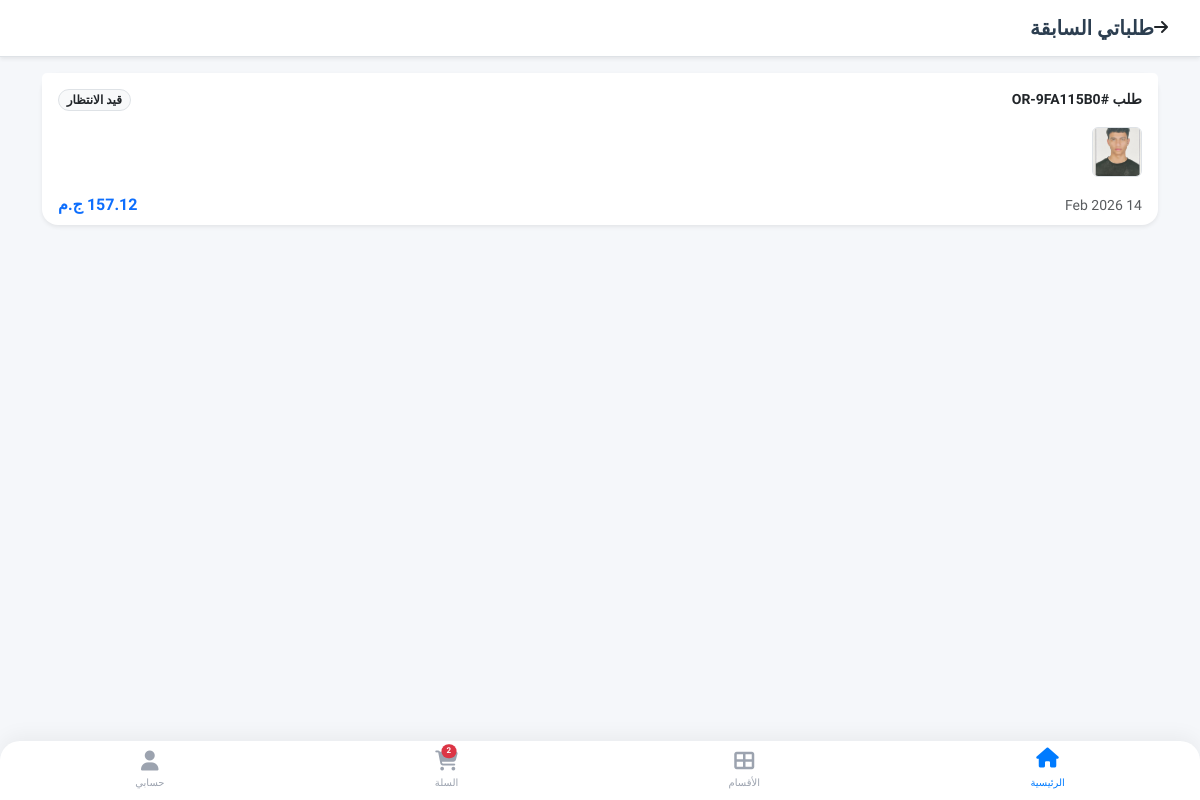
Before: /my-orders/ (signed in) with the older database file.
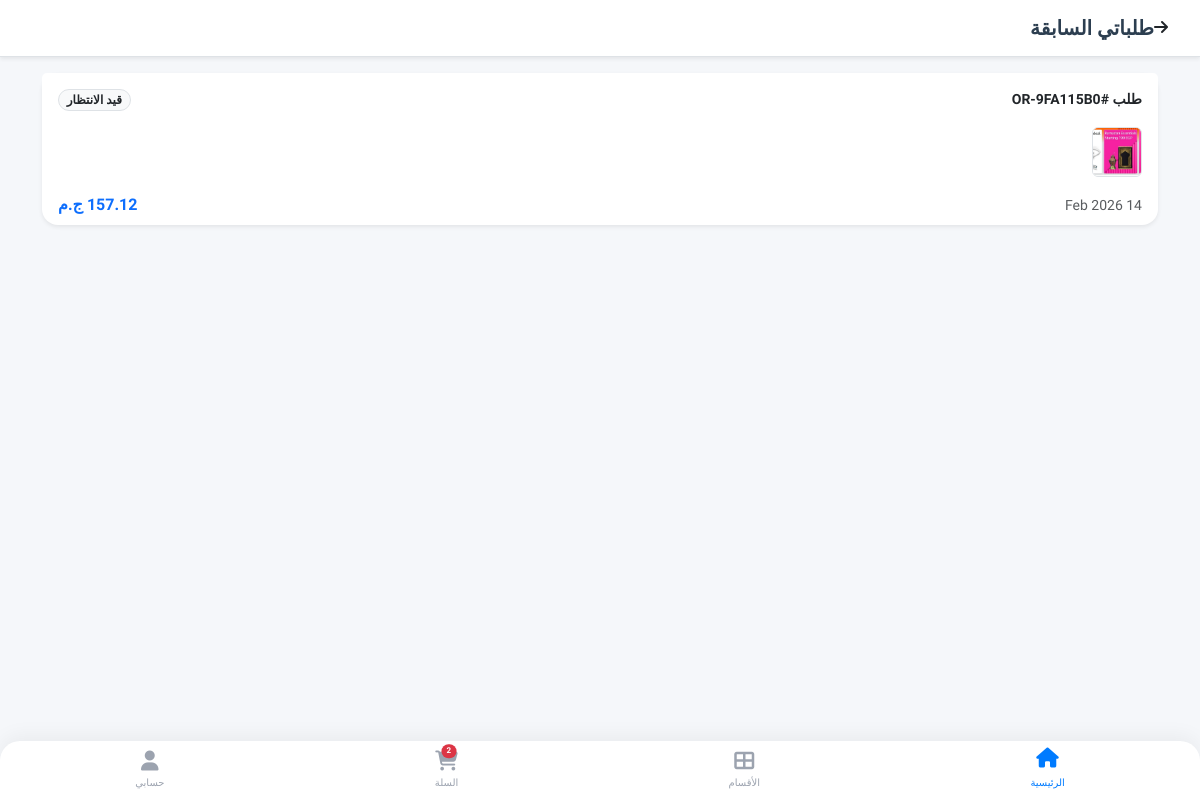
After: the same page with the newer database file.
### store/models.py (models this page shows, shortened)
class OrderItem(models.Model):
    order = models.ForeignKey(Order, on_delete=models.CASCADE, related_name='items')
    product_size = models.ForeignKey(ProductSize, on_delete=models.PROTECT, verbose_name="المنتج (المقاس)")
    quantity = models.PositiveIntegerField(default=1, verbose_name="الكمية")
    commission = models.DecimalField(max_digits=10, decimal_places=2, default=0.00, verbose_name="عمولة المنصة")
    price_at_purchase = models.DecimalField(max_digits=10, decimal_places=2, verbose_name="السعر وقت الشراء", blank=True, null=True)
    merchant = models.ForeignKey(MerchantProfile, on_delete=models.PROTECT, verbose_name="التاجر", blank=True, null=True)

class ProductSize(models.Model):
    product = models.ForeignKey(Product, on_delete=models.CASCADE, related_name='variations') # غيرنا الاسم لـ variations ليكون أدق
    size_label = models.CharField(max_length=10, verbose_name="المقاس") # S, M, L
    color_label = models.CharField(max_length=30, verbose_name="اللون", default="Standard") # أحمر، أزرق
    stock_quantity = models.PositiveIntegerField(default=0, verbose_name="الكمية المتاحة")

class Product(models.Model):
    category = models.ForeignKey(Category, on_delete=models.SET_NULL, null=True, blank=True, related_name='products', verbose_name="القسم")
    merchant = models.ForeignKey(MerchantProfile, on_delete=models.CASCADE, related_name='products')
    name = models.CharField(max_length=200, verbose_name="اسم المنتج")
    description = models.TextField(verbose_name="وصف المنتج")
    base_price = models.DecimalField(max_digits=10, decimal_places=2, verbose_name="السعر الأساسي")
    image = models.ImageField(upload_to='products/', verbose_name="صورة المنتج الرئيسية")
    is_active = models.BooleanField(default=False, verbose_name="مفعل (موافقة المشرف)")
    created_at = models.DateTimeField(auto_now_add=True)

### store/views.py (the view)
# urls.py: path('my-orders/', views.my_orders, name='my_orders'),
@login_required
def my_orders(request):
    orders = Order.objects.filter(customer=request.user).exclude(status=Order.Status.CART).order_by('-created_at')
    return render(request, 'store/my_orders.html', {'orders': orders})

### templates/store/my_orders.html
{% extends 'base.html' %}
{% block content %}
<div class="bg-white p-3 border-bottom shadow-sm d-flex align-items-center mb-3">
    <a href="{% url 'profile' %}" class="text-dark me-3"><i class="fas fa-arrow-right"></i></a>
    <h5 class="m-0 fw-bold">طلباتي السابقة</h5>
</div>
<div class="container pb-5">
    {% for order in orders %}
    <div class="card border-0 shadow-sm mb-3">
        <div class="card-header bg-white border-0 d-flex justify-content-between pt-3">
            <span class="fw-bold small">طلب #{{ order.order_id }}</span>
            <span class="badge bg-light text-dark border rounded-pill">{{ order.get_status_display }}</span>
        </div>
        <div class="card-body py-2">
            <div class="d-flex overflow-auto" style="gap: 10px;">
                {% for item in order.items.all %}
                <img src="{{ item.product_size.product.image.url }}" class="rounded border" style="width: 50px; height: 50px; object-fit: cover; flex-shrink: 0;">
                {% endfor %}
            </div>
            <div class="d-flex justify-content-between align-items-center mt-3">
                <small class="text-muted">{{ order.created_at|date:"d M Y" }}</small>
                <span class="fw-bold text-primary">{{ order.final_total }} ج.م</span>
            </div>
        </div>
    </div>
    {% empty %}
    <div class="text-center py-5">
        <p class="text-muted">لم تقم بأي طلبات بعد.</p>
        <a href="{% url 'home' %}" class="btn btn-primary-app px-4">تسوق الآن</a>
    </div>
    {% endfor %}
</div>
{% endblock %}

Changed rows visible on the page:
changed through a linked row, OrderItem: product_size.product.image: a different picture
